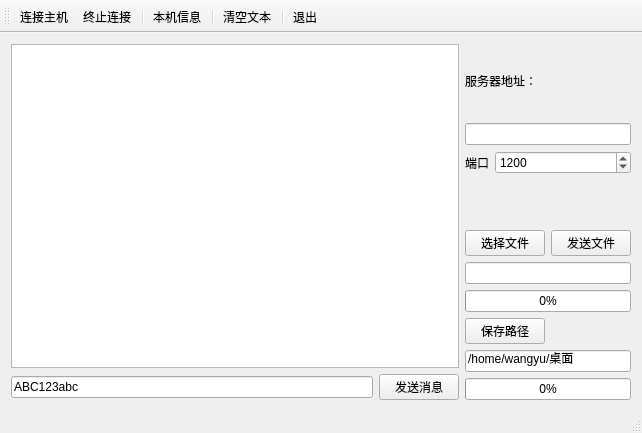
<?xml version="1.0" encoding="UTF-8"?>
<ui version="4.0">
 <class>Client</class>
 <widget class="QMainWindow" name="Client">
  <property name="geometry">
   <rect>
    <x>0</x>
    <y>0</y>
    <width>642</width>
    <height>433</height>
   </rect>
  </property>
  <property name="windowTitle">
   <string>Client</string>
  </property>
  <widget class="QWidget" name="centralWidget">
   <layout class="QHBoxLayout" name="horizontalLayout_2">
    <item>
     <layout class="QVBoxLayout" name="verticalLayout">
      <item>
       <widget class="QPlainTextEdit" name="plainTextEdit"/>
      </item>
      <item>
       <layout class="QHBoxLayout" name="horizontalLayout">
        <item>
         <widget class="QLineEdit" name="editMsg">
          <property name="text">
           <string>ABC123abc</string>
          </property>
         </widget>
        </item>
        <item>
         <widget class="QPushButton" name="btnSendMsg">
          <property name="text">
           <string>发送消息</string>
          </property>
          <property name="shortcut">
           <string>Return</string>
          </property>
         </widget>
        </item>
       </layout>
      </item>
     </layout>
    </item>
    <item>
     <layout class="QGridLayout" name="gridLayout">
      <item row="0" column="0">
       <widget class="QLabel" name="label">
        <property name="text">
         <string>服务器地址：</string>
        </property>
       </widget>
      </item>
      <item row="1" column="0" colspan="2">
       <widget class="QLineEdit" name="editIP"/>
      </item>
      <item row="2" column="0" colspan="2">
       <layout class="QFormLayout" name="formLayout">
        <item row="0" column="0">
         <widget class="QLabel" name="label_2">
          <property name="text">
           <string>端口</string>
          </property>
         </widget>
        </item>
        <item row="0" column="1">
         <widget class="QSpinBox" name="spinPort">
          <property name="maximum">
           <number>100000</number>
          </property>
          <property name="value">
           <number>1200</number>
          </property>
         </widget>
        </item>
       </layout>
      </item>
      <item row="3" column="0">
       <widget class="QPushButton" name="btnSelectFile">
        <property name="text">
         <string>选择文件</string>
        </property>
       </widget>
      </item>
      <item row="3" column="1">
       <widget class="QPushButton" name="btnSendFile">
        <property name="text">
         <string>发送文件</string>
        </property>
       </widget>
      </item>
      <item row="4" column="0" colspan="2">
       <widget class="QLineEdit" name="editFile"/>
      </item>
      <item row="5" column="0" colspan="2">
       <widget class="QProgressBar" name="progressBarSend">
        <property name="value">
         <number>0</number>
        </property>
       </widget>
      </item>
      <item row="6" column="0">
       <widget class="QPushButton" name="btnSelectSaveDir">
        <property name="text">
         <string>保存路径</string>
        </property>
       </widget>
      </item>
      <item row="7" column="0" colspan="2">
       <widget class="QLineEdit" name="editSaveDir">
        <property name="text">
         <string>/home/wangyu/桌面</string>
        </property>
       </widget>
      </item>
      <item row="8" column="0" colspan="2">
       <widget class="QProgressBar" name="progressBarRec">
        <property name="value">
         <number>0</number>
        </property>
       </widget>
      </item>
     </layout>
    </item>
   </layout>
  </widget>
  <widget class="QMenuBar" name="menuBar">
   <property name="geometry">
    <rect>
     <x>0</x>
     <y>0</y>
     <width>642</width>
     <height>22</height>
    </rect>
   </property>
  </widget>
  <widget class="QToolBar" name="mainToolBar">
   <property name="toolButtonStyle">
    <enum>Qt::ToolButtonTextUnderIcon</enum>
   </property>
   <attribute name="toolBarArea">
    <enum>TopToolBarArea</enum>
   </attribute>
   <attribute name="toolBarBreak">
    <bool>false</bool>
   </attribute>
   <addaction name="actConnect"/>
   <addaction name="actDisconnect"/>
   <addaction name="separator"/>
   <addaction name="actHostInfo"/>
   <addaction name="separator"/>
   <addaction name="actClear"/>
   <addaction name="separator"/>
   <addaction name="actQuit"/>
  </widget>
  <widget class="QStatusBar" name="statusBar"/>
  <action name="actConnect">
   <property name="icon">
    <iconset resource="res.qrc">
     <normaloff>:/images/images/620.bmp</normaloff>:/images/images/620.bmp</iconset>
   </property>
   <property name="text">
    <string>连接主机</string>
   </property>
  </action>
  <action name="actDisconnect">
   <property name="icon">
    <iconset resource="res.qrc">
     <normaloff>:/images/images/624.bmp</normaloff>:/images/images/624.bmp</iconset>
   </property>
   <property name="text">
    <string>终止连接</string>
   </property>
  </action>
  <action name="actClear">
   <property name="icon">
    <iconset resource="res.qrc">
     <normaloff>:/images/images/212.bmp</normaloff>:/images/images/212.bmp</iconset>
   </property>
   <property name="text">
    <string>清空文本</string>
   </property>
  </action>
  <action name="actQuit">
   <property name="icon">
    <iconset resource="res.qrc">
     <normaloff>:/images/images/132.bmp</normaloff>:/images/images/132.bmp</iconset>
   </property>
   <property name="text">
    <string>退出</string>
   </property>
  </action>
  <action name="actHostInfo">
   <property name="icon">
    <iconset resource="res.qrc">
     <normaloff>:/images/images/828.bmp</normaloff>:/images/images/828.bmp</iconset>
   </property>
   <property name="text">
    <string>本机信息</string>
   </property>
  </action>
 </widget>
 <layoutdefault spacing="6" margin="11"/>
 <tabstops>
  <tabstop>editFile</tabstop>
  <tabstop>plainTextEdit</tabstop>
  <tabstop>editIP</tabstop>
  <tabstop>btnSendMsg</tabstop>
  <tabstop>editMsg</tabstop>
  <tabstop>spinPort</tabstop>
  <tabstop>btnSelectFile</tabstop>
  <tabstop>btnSendFile</tabstop>
  <tabstop>btnSelectSaveDir</tabstop>
  <tabstop>editSaveDir</tabstop>
 </tabstops>
 <resources>
  <include location="res.qrc"/>
 </resources>
 <connections>
  <connection>
   <sender>actClear</sender>
   <signal>triggered()</signal>
   <receiver>plainTextEdit</receiver>
   <slot>clear()</slot>
   <hints>
    <hint type="sourcelabel">
     <x>-1</x>
     <y>-1</y>
    </hint>
    <hint type="destinationlabel">
     <x>195</x>
     <y>200</y>
    </hint>
   </hints>
  </connection>
  <connection>
   <sender>actQuit</sender>
   <signal>triggered()</signal>
   <receiver>Client</receiver>
   <slot>close()</slot>
   <hints>
    <hint type="sourcelabel">
     <x>-1</x>
     <y>-1</y>
    </hint>
    <hint type="destinationlabel">
     <x>287</x>
     <y>186</y>
    </hint>
   </hints>
  </connection>
 </connections>
</ui>
